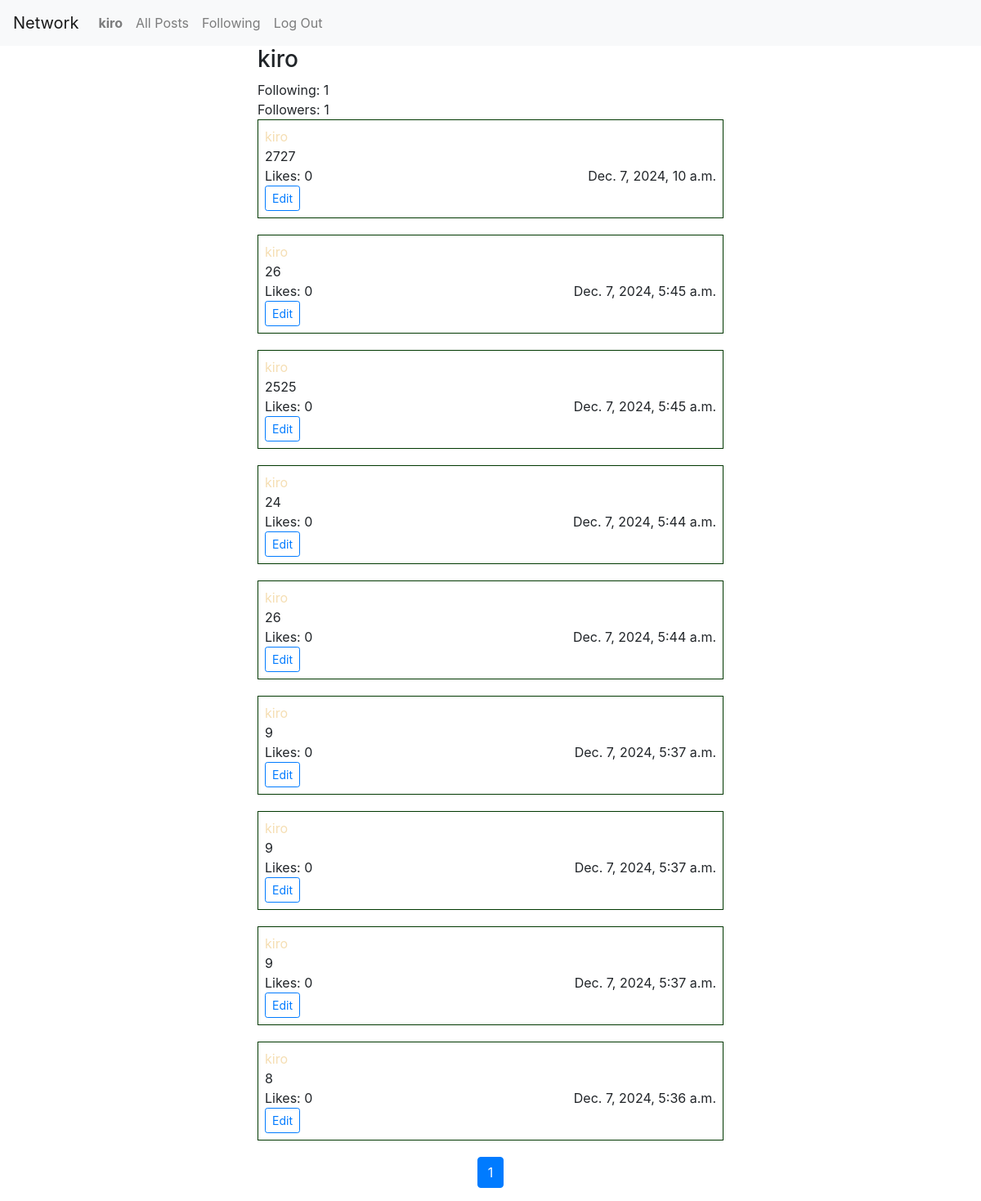
The page /profile/3 (signed in) on the database its author committed.
### network/models.py (models this page shows)
class User(AbstractUser):
    pass

class Post(models.Model):
    user = models.ForeignKey(User, on_delete=models.CASCADE, related_name="posts")
    body = models.TextField(max_length=1024)
    created_at = models.DateTimeField(auto_now_add=True)
    likes = models.IntegerField(default=0)

### network/views.py (the view)
# urls.py: path("profile/<str:user_id>", views.profile, name="profile"),
@login_required
def profile(request, user_id):
    user = User.objects.get(id=user_id)
    posts = Post.objects.filter(user=user).order_by("-created_at")
    paginator = Paginator(posts, 10)
    page_number = request.GET.get('page')
    page_obj = paginator.get_page(page_number)
    user_following = Following.objects.filter(user=user).count()
    user_followed = Following.objects.filter(followed=user).count()
    followed = Following.objects.filter(user=request.user, followed=user).exists()
    is_own_profile = int(user_id) == int(request.user.id)
    return render(request, "network/profile.html", {
        "user": user,
        "page_obj": page_obj,
        "following": user_following,
        "followers": user_followed,
        "followed": followed,
        "is_own_profile": is_own_profile
    })

### network/templates/network/profile.html (shortened to what this page needs)
{% extends "network/layout.html" %}
{% load static %}
{% block body %}
<div class="container">
  <h3>{{ user.username }}</h3>
  <div class="f">Following: {{ following }}</div>
  <div class="f">Followers: {{ followers }}</div>
{% for post in page_obj %}
<div class="post" data-post-id="{{ post.id }}">
  <a href="{% url 'profile' post.user.id %}">
    <p>{{ post.user }}</p>
  </a>
  <p class="post-body post-body-{{ post.id }}">{{ post.body }}</p>
  <div class="d-flex justify-content-between">
    <span>Likes: {{ post.likes }}</span>
    <span>{{ post.created_at }}</span>
  </div>
  {% if post.user == request.user %}
  <button class="btn btn-sm btn-outline-primary edit-post">Edit</button>
  {% endif %}
</div>
{% endfor %}
</div>
<nav aria-label="Page navigation">
  <ul class="pagination justify-content-center">
    {% for num in page_obj.paginator.page_range %}
    {% if page_obj.number == num %}
    <li class="page-item active"><span class="page-link">{{ num }}</span></li>
    {% elif num > page_obj.number|add:'-3' and num < page_obj.number|add:'3' %}
    <li class="page-item"><a class="page-link" href="?page={{ num }}">{{ num }}</a></li>
    {% endif %}
    {% endfor %}
  </ul>
</nav>
 {% endblock %}

### network/templates/network/layout.html (shortened to what this page needs)
{% load static %}
<!DOCTYPE html>
<html lang="en">
  <head>
    <link
      rel="stylesheet"
      href="https://stackpath.bootstrapcdn.com/bootstrap/4.4.1/css/bootstrap.min.css"
    />
    <link href="{% static 'network/styles.css' %}" rel="stylesheet" />
  </head>
  <body>
    <nav class="navbar navbar-expand-lg navbar-light bg-light">
      <a class="navbar-brand" href="#">Network</a>
      <div>
        <ul class="navbar-nav mr-auto">
          {% if request.user.is_authenticated %}
          <li class="nav-item">
            <a class="nav-link" href="{% url 'profile' user.id %}"
              ><strong>{{ request.user.username }}</strong></a
            >
          </li>
          {% endif %}
          <li class="nav-item">
            <a class="nav-link" href="{% url 'index' %}">All Posts</a>
          </li>
          {% if request.user.is_authenticated %}
          <li class="nav-item">
            <a class="nav-link" href="{% url 'following' %}">Following</a>
          </li>
          <li class="nav-item">
            <a class="nav-link" href="{% url 'logout' %}">Log Out</a>
          </li>
          {% endif %}
        </ul>
      </div>
    </nav>
    <div class="body">{% block body %} {% endblock %}</div>
  </body>
</html>

### network/static/network/styles.css (style rules this page uses)
p { margin: 0; }
.container { width: 50%; }
a { color: wheat; }
.post { margin-bottom: 20px; padding: 0.5em; border: 1.5px solid rgb(0, 56, 0); }

### rows shown on the page
User: user.username "kiro", username "kiro"
Post: user "kiro", body "2727", likes "0", created_at "Dec. 7, 2024, 10 a.m.", shows "Edit"
Post: user "kiro", body "26", likes "0", created_at "Dec. 7, 2024, 5:45 a.m.", shows "Edit"
Post: user "kiro", body "2525", likes "0", created_at "Dec. 7, 2024, 5:45 a.m.", shows "Edit"
Post: user "kiro", body "24", likes "0", created_at "Dec. 7, 2024, 5:44 a.m.", shows "Edit"
Post: user "kiro", body "26", likes "0", created_at "Dec. 7, 2024, 5:44 a.m.", shows "Edit"
Post: user "kiro", body "9", likes "0", created_at "Dec. 7, 2024, 5:37 a.m.", shows "Edit"
Post: user "kiro", body "9", likes "0", created_at "Dec. 7, 2024, 5:37 a.m.", shows "Edit"
Post: user "kiro", body "9", likes "0", created_at "Dec. 7, 2024, 5:37 a.m.", shows "Edit"
Post: user "kiro", body "8", likes "0", created_at "Dec. 7, 2024, 5:36 a.m.", shows "Edit"

### other values the page prints
{{ following }} "1"
{{ followers }} "1"
{{ num }} "1"
